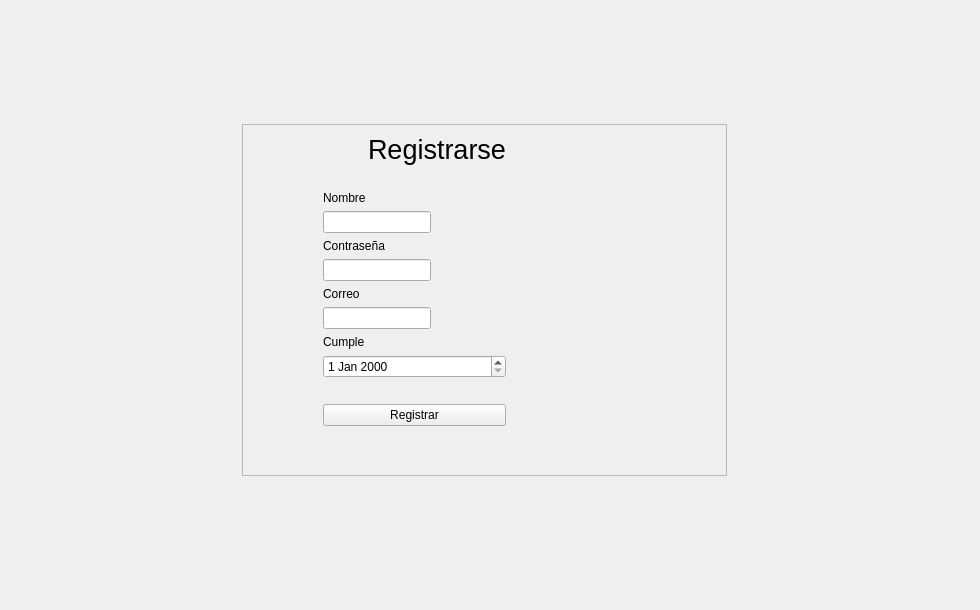
      <widget class="QWidget" name="registro">
       <widget class="QWidget" name="fondo_2" native="true">
        <property name="geometry">
         <rect>
          <x>-1</x>
          <y>-1</y>
          <width>971</width>
          <height>601</height>
         </rect>
        </property>
        <layout class="QGridLayout" name="gridLayout_5">
         <item row="0" column="0">
          <layout class="QGridLayout" name="gridLayout_10" rowstretch="1,2,1" columnstretch="1,2,1">
           <item row="2" column="1">
            <spacer name="verticalSpacer_16">
             <property name="orientation">
              <enum>Qt::Orientation::Vertical</enum>
             </property>
             <property name="sizeType">
              <enum>QSizePolicy::Policy::MinimumExpanding</enum>
             </property>
             <property name="sizeHint" stdset="0">
              <size>
               <width>20</width>
               <height>40</height>
              </size>
             </property>
            </spacer>
           </item>
           <item row="1" column="0">
            <spacer name="horizontalSpacer_10">
             <property name="orientation">
              <enum>Qt::Orientation::Horizontal</enum>
             </property>
             <property name="sizeType">
              <enum>QSizePolicy::Policy::MinimumExpanding</enum>
             </property>
             <property name="sizeHint" stdset="0">
              <size>
               <width>40</width>
               <height>20</height>
              </size>
             </property>
            </spacer>
           </item>
           <item row="1" column="2">
            <spacer name="horizontalSpacer_9">
             <property name="orientation">
              <enum>Qt::Orientation::Horizontal</enum>
             </property>
             <property name="sizeType">
              <enum>QSizePolicy::Policy::MinimumExpanding</enum>
             </property>
             <property name="sizeHint" stdset="0">
              <size>
               <width>40</width>
               <height>20</height>
              </size>
             </property>
            </spacer>
           </item>
           <item row="0" column="1">
            <spacer name="verticalSpacer_15">
             <property name="orientation">
              <enum>Qt::Orientation::Vertical</enum>
             </property>
             <property name="sizeType">
              <enum>QSizePolicy::Policy::MinimumExpanding</enum>
             </property>
             <property name="sizeHint" stdset="0">
              <size>
               <width>20</width>
               <height>40</height>
              </size>
             </property>
            </spacer>
           </item>
           <item row="1" column="1">
            <widget class="QFrame" name="recuadro_reg">
             <property name="sizePolicy">
              <sizepolicy hsizetype="Preferred" vsizetype="Preferred">
               <horstretch>0</horstretch>
               <verstretch>0</verstretch>
              </sizepolicy>
             </property>
             <property name="frameShape">
              <enum>QFrame::Shape::StyledPanel</enum>
             </property>
             <property name="frameShadow">
              <enum>QFrame::Shadow::Raised</enum>
             </property>
             <layout class="QGridLayout" name="gridLayout_6">
              <item row="14" column="1">
               <widget class="QDateEdit" name="campo_cumple"/>
              </item>
              <item row="13" column="1">
               <widget class="QLabel" name="et_cumple">
                <property name="sizePolicy">
                 <sizepolicy hsizetype="Preferred" vsizetype="Fixed">
                  <horstretch>0</horstretch>
                  <verstretch>0</verstretch>
                 </sizepolicy>
                </property>
                <property name="text">
                 <string>Cumple</string>
                </property>
               </widget>
              </item>
              <item row="5" column="1">
               <widget class="QLineEdit" name="campo_name">
                <property name="sizePolicy">
                 <sizepolicy hsizetype="Fixed" vsizetype="Fixed">
                  <horstretch>0</horstretch>
                  <verstretch>0</verstretch>
                 </sizepolicy>
                </property>
               </widget>
              </item>
              <item row="16" column="1">
               <widget class="QPushButton" name="boton_registro">
                <property name="text">
                 <string>Registrar</string>
                </property>
               </widget>
              </item>
              <item row="6" column="1">
               <widget class="QLabel" name="et_pass_2">
                <property name="text">
                 <string>Contraseña</string>
                </property>
               </widget>
              </item>
              <item row="8" column="1">
               <widget class="QLineEdit" name="campo_pass_2">
                <property name="sizePolicy">
                 <sizepolicy hsizetype="Fixed" vsizetype="Fixed">
                  <horstretch>0</horstretch>
                  <verstretch>0</verstretch>
                 </sizepolicy>
                </property>
                <property name="echoMode">
                 <enum>QLineEdit::EchoMode::Password</enum>
                </property>
               </widget>
              </item>
              <item row="10" column="1">
               <widget class="QLineEdit" name="campo_correo">
                <property name="sizePolicy">
                 <sizepolicy hsizetype="Fixed" vsizetype="Fixed">
                  <horstretch>0</horstretch>
                  <verstretch>0</verstretch>
                 </sizepolicy>
                </property>
               </widget>
              </item>
              <item row="22" column="0" colspan="3">
               <widget class="QLabel" name="error_edad">
                <property name="text">
                 <string/>
                </property>
               </widget>
              </item>
              <item row="3" column="0" colspan="5">
               <widget class="QLabel" name="error_user">
                <property name="sizePolicy">
                 <sizepolicy hsizetype="Preferred" vsizetype="Fixed">
                  <horstretch>0</horstretch>
                  <verstretch>0</verstretch>
                 </sizepolicy>
                </property>
                <property name="text">
                 <string/>
                </property>
               </widget>
              </item>
              <item row="1" column="1">
               <widget class="QLabel" name="et_registro">
                <property name="font">
                 <font>
                  <pointsize>20</pointsize>
                 </font>
                </property>
                <property name="text">
                 <string>      Registrarse</string>
                </property>
               </widget>
              </item>
              <item row="19" column="0" colspan="4">
               <widget class="QLabel" name="error_pass">
                <property name="sizePolicy">
                 <sizepolicy hsizetype="Preferred" vsizetype="Fixed">
                  <horstretch>0</horstretch>
                  <verstretch>0</verstretch>
                 </sizepolicy>
                </property>
                <property name="text">
                 <string/>
                </property>
               </widget>
              </item>
              <item row="15" column="4">
               <widget class="QLabel" name="error_correo">
                <property name="text">
                 <string/>
                </property>
               </widget>
              </item>
              <item row="4" column="1">
               <widget class="QLabel" name="et_name">
                <property name="text">
                 <string>Nombre</string>
                </property>
               </widget>
              </item>
              <item row="9" column="1">
               <widget class="QLabel" name="et_correo">
                <property name="text">
                 <string>Correo</string>
                </property>
               </widget>
              </item>
             </layout>
            </widget>
           </item>
          </layout>
         </item>
        </layout>
       </widget>
      </widget>
